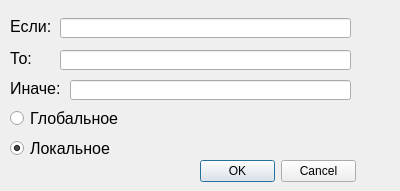
<?xml version="1.0" encoding="UTF-8"?>
<ui version="4.0">
 <class>AddRuleForm</class>
 <widget class="QDialog" name="AddRuleForm">
  <property name="geometry">
   <rect>
    <x>0</x>
    <y>0</y>
    <width>400</width>
    <height>191</height>
   </rect>
  </property>
  <property name="windowTitle">
   <string>Добавить / изменить правило</string>
  </property>
  <widget class="QLabel" name="ConditionLabel">
   <property name="geometry">
    <rect>
     <x>10</x>
     <y>20</y>
     <width>47</width>
     <height>13</height>
    </rect>
   </property>
   <property name="font">
    <font>
     <pointsize>12</pointsize>
    </font>
   </property>
   <property name="text">
    <string>Если:</string>
   </property>
  </widget>
  <widget class="QLineEdit" name="ConditionLineEdit">
   <property name="geometry">
    <rect>
     <x>60</x>
     <y>18</y>
     <width>291</width>
     <height>20</height>
    </rect>
   </property>
  </widget>
  <widget class="QLabel" name="ActionLabel">
   <property name="geometry">
    <rect>
     <x>10</x>
     <y>52</y>
     <width>47</width>
     <height>13</height>
    </rect>
   </property>
   <property name="font">
    <font>
     <pointsize>12</pointsize>
    </font>
   </property>
   <property name="text">
    <string>То:</string>
   </property>
  </widget>
  <widget class="QLineEdit" name="ActionLineEdit">
   <property name="geometry">
    <rect>
     <x>60</x>
     <y>50</y>
     <width>291</width>
     <height>20</height>
    </rect>
   </property>
  </widget>
  <widget class="QDialogButtonBox" name="OkCancelButtonBox">
   <property name="geometry">
    <rect>
     <x>200</x>
     <y>160</y>
     <width>156</width>
     <height>23</height>
    </rect>
   </property>
   <property name="standardButtons">
    <set>QDialogButtonBox::Cancel|QDialogButtonBox::Ok</set>
   </property>
  </widget>
  <widget class="QRadioButton" name="isGlobalRadioButton">
   <property name="geometry">
    <rect>
     <x>10</x>
     <y>110</y>
     <width>111</width>
     <height>17</height>
    </rect>
   </property>
   <property name="font">
    <font>
     <pointsize>12</pointsize>
    </font>
   </property>
   <property name="text">
    <string>Глобальное</string>
   </property>
  </widget>
  <widget class="QRadioButton" name="isLocalRadioButton">
   <property name="geometry">
    <rect>
     <x>10</x>
     <y>140</y>
     <width>101</width>
     <height>17</height>
    </rect>
   </property>
   <property name="font">
    <font>
     <pointsize>12</pointsize>
    </font>
   </property>
   <property name="text">
    <string>Локальное</string>
   </property>
   <property name="checked">
    <bool>true</bool>
   </property>
  </widget>
  <widget class="QLabel" name="elseLabel">
   <property name="geometry">
    <rect>
     <x>10</x>
     <y>80</y>
     <width>51</width>
     <height>16</height>
    </rect>
   </property>
   <property name="font">
    <font>
     <pointsize>12</pointsize>
    </font>
   </property>
   <property name="text">
    <string>Иначе:</string>
   </property>
  </widget>
  <widget class="QLineEdit" name="elseLineEdit">
   <property name="geometry">
    <rect>
     <x>70</x>
     <y>80</y>
     <width>281</width>
     <height>20</height>
    </rect>
   </property>
  </widget>
 </widget>
 <resources/>
 <connections/>
</ui>
